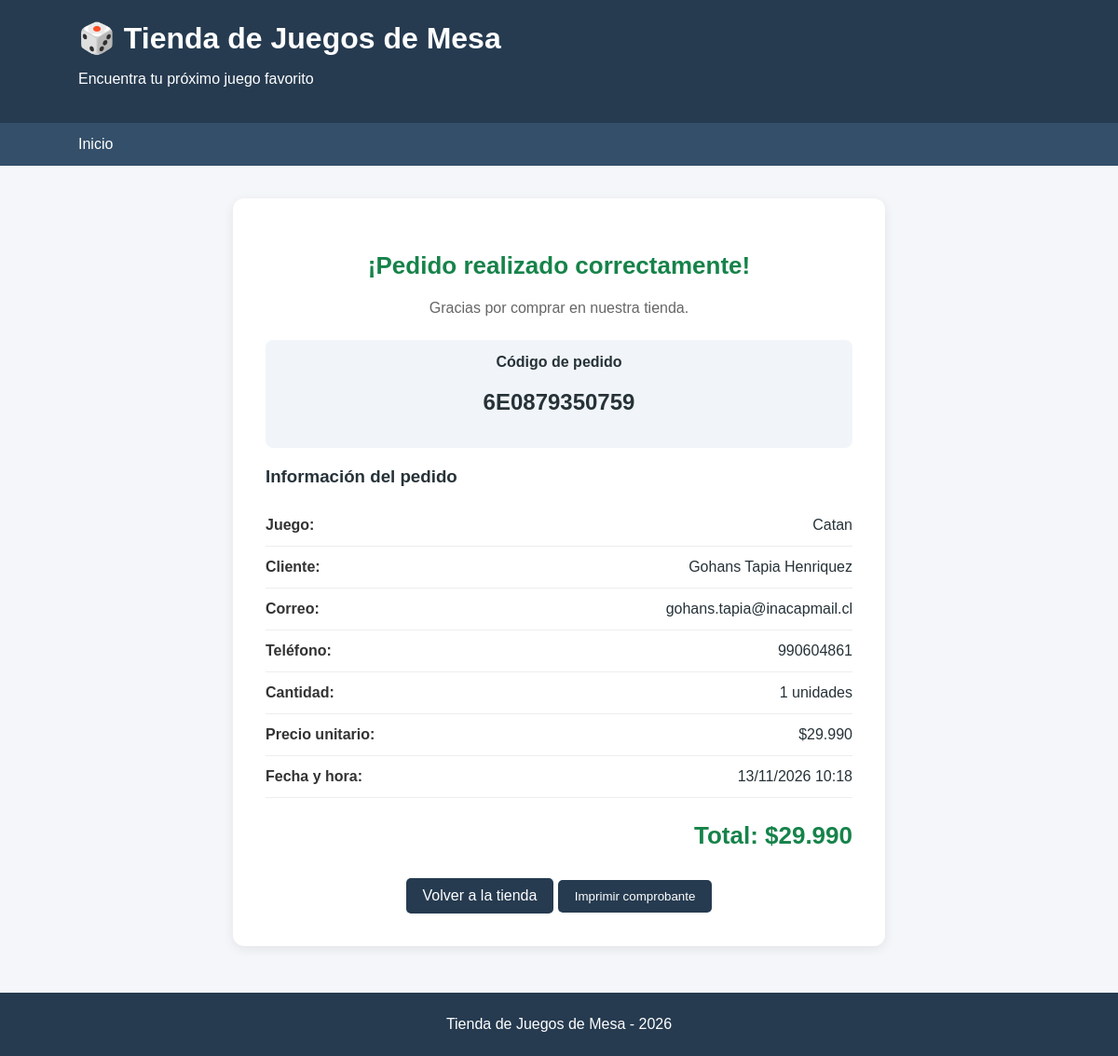
Page /comprobante/6E0879350759/ on the committed database.
### tienda/models.py (models this page shows, shortened)
class Pedido(models.Model):
    codigo = models.CharField(
        max_length=12,
        unique=True,
        editable=False,
        verbose_name="Código del pedido"
    )
    juego = models.ForeignKey(
        Juego,
        on_delete=models.CASCADE,
        related_name="pedidos",
        verbose_name="Juego solicitado"
    )
    nombre_cliente = models.CharField(
        max_length=150,
        verbose_name="Nombre del cliente"
    )
    correo = models.EmailField(
        verbose_name="Correo electrónico"
    )
    telefono = models.CharField(
        max_length=20,
        verbose_name="Teléfono"
    )
    cantidad = models.PositiveSmallIntegerField(
        validators=[
            MinValueValidator(1),
            MaxValueValidator(5)
        ],
        verbose_name="Cantidad de unidades"
    )
    precio_unitario = models.PositiveIntegerField(
        default=0,
        editable=False,
        verbose_name="Precio unitario al pedir"
    )
    fecha_pedido = models.DateTimeField(
        auto_now_add=True,
        verbose_name="Fecha y hora del pedido"
    )
    @property
    def total(self):
        return self.precio_unitario * self.cantidad
    @property
    def precio_unitario_formateado(self):
        return f"${self.precio_unitario:,.0f}".replace(",", ".")
    @property
    def total_formateado(self):
        return f"${self.total:,.0f}".replace(",", ".")
    class Meta:
        verbose_name = "Pedido"
        verbose_name_plural = "Pedidos"
        ordering = ["-fecha_pedido"]

class Juego(models.Model):
    categoria = models.ForeignKey(
        Categoria,
        on_delete=models.CASCADE,
        related_name="juegos",
        verbose_name="Categoría"
    )
    nombre = models.CharField(
        max_length=150,
        verbose_name="Nombre del juego"
    )
    descripcion = models.TextField(
        verbose_name="Descripción"
    )
    imagen = models.ImageField(
        upload_to="juegos/",
        verbose_name="Imagen de la caja"
    )
    precio = models.PositiveIntegerField(
        validators=[MinValueValidator(1)],
        verbose_name="Precio en pesos chilenos"
    )
    cantidad_jugadores = models.CharField(
        max_length=50,
        verbose_name="Cantidad de jugadores"
    )
    edad_minima = models.PositiveSmallIntegerField(
        verbose_name="Edad mínima recomendada"
    )
    stock = models.PositiveIntegerField(
        default=0,
        verbose_name="Stock disponible"
    )
    disponible = models.BooleanField(
        default=True,
        verbose_name="Disponible para la venta"
    )
    class Meta:
        verbose_name = "Juego"
        verbose_name_plural = "Juegos"
        ordering = ["nombre"]

### tienda/views.py (the view)
def comprobante(request, codigo):
    pedido = get_object_or_404(
        Pedido,
        codigo=codigo
    )
    contexto = {
        'pedido': pedido,
        'total': pedido.total,
    }
    return render(
        request,
        'tienda/comprobante.html',
        contexto
    )

### tienda/templates/tienda/comprobante.html (shortened to what this page needs)
{% extends 'tienda/base.html' %}
{% block contenido %}
<div class="comprobante">
    <h2 class="exito">
        ¡Pedido realizado correctamente!
    </h2>
    <p class="subtitulo">
        Gracias por comprar en nuestra tienda.
    </p>
    <div class="codigo">
        <strong>Código de pedido</strong>
        <h2>{{ pedido.codigo }}</h2>
    </div>
    <h3>Información del pedido</h3>
    <div class="fila">
        <strong>Juego:</strong>
        <span class="valor">{{ pedido.juego.nombre }}</span>
    </div>
    <div class="fila">
        <strong>Cliente:</strong>
        <span class="valor">{{ pedido.nombre_cliente }}</span>
    </div>
    <div class="fila">
        <strong>Correo:</strong>
        <span class="valor">{{ pedido.correo }}</span>
    </div>
    <div class="fila">
        <strong>Teléfono:</strong>
        <span class="valor">{{ pedido.telefono }}</span>
    </div>
    <div class="fila">
        <strong>Cantidad:</strong>
        <span class="valor">{{ pedido.cantidad }} unidades</span>
    </div>
    <div class="fila">
        <strong>Precio unitario:</strong>
        <span class="valor">
            {{ pedido.precio_unitario_formateado }}
        </span>
    </div>
    <div class="fila">
        <strong>Fecha y hora:</strong>
        <span class="valor">
            {{ pedido.fecha_pedido|date:"d/m/Y H:i" }}
        </span>
    </div>
    <p class="total">
        Total: {{ pedido.total_formateado }}
    </p>
    <div class="acciones">
        <a href="{% url 'inicio' %}" class="boton">
            Volver a la tienda
        </a>
        <button onclick="window.print()" class="boton">
            Imprimir comprobante
        </button>
    </div>
</div>
{% endblock %}

### tienda/templates/tienda/base.html (style rules this page uses)
* { box-sizing: border-box; }
body { margin: 0; font-family: Arial, sans-serif; background: #f4f6f9; color: #263238; }
.boton { display: inline-block; padding: 10px 18px; background: #263b50; color: white; text-decoration: none; border: none; border-radius: 5px; cursor: pointer; }

### tienda/templates/tienda/comprobante.html (style rules this page uses)
.comprobante { background: white; padding: 35px; border-radius: 12px; max-width: 700px; margin: 30px auto; box-shadow: 0 3px 12px rgba(0,0,0,0.08); }
.exito { color: #16834a; text-align: center; font-size: 26px; }
.subtitulo { text-align: center; color: #666; margin-bottom: 25px; }
.fila { display: flex; justify-content: space-between; gap: 15px; padding: 13px 0; border-bottom: 1px solid #eee; }
.fila strong { color: #333; }
.valor { text-align: right; }
.total { font-size: 26px; color: #16834a; font-weight: bold; text-align: right; margin-top: 25px; }
.codigo { background: #f1f5f9; padding: 15px; border-radius: 8px; text-align: center; margin: 20px 0; }
.acciones { margin-top: 30px; text-align: center; }

### rows in the picture
Pedido: codigo "6E0879350759", juego.nombre "Catan", nombre_cliente "Gohans Tapia Henriquez", correo "gohans.tapia@inacapmail.cl", telefono "990604861", cantidad "1", precio_unitario_formateado "$29.990", fecha_pedido "13/11/2026 10:18", total_formateado "$29.990"
